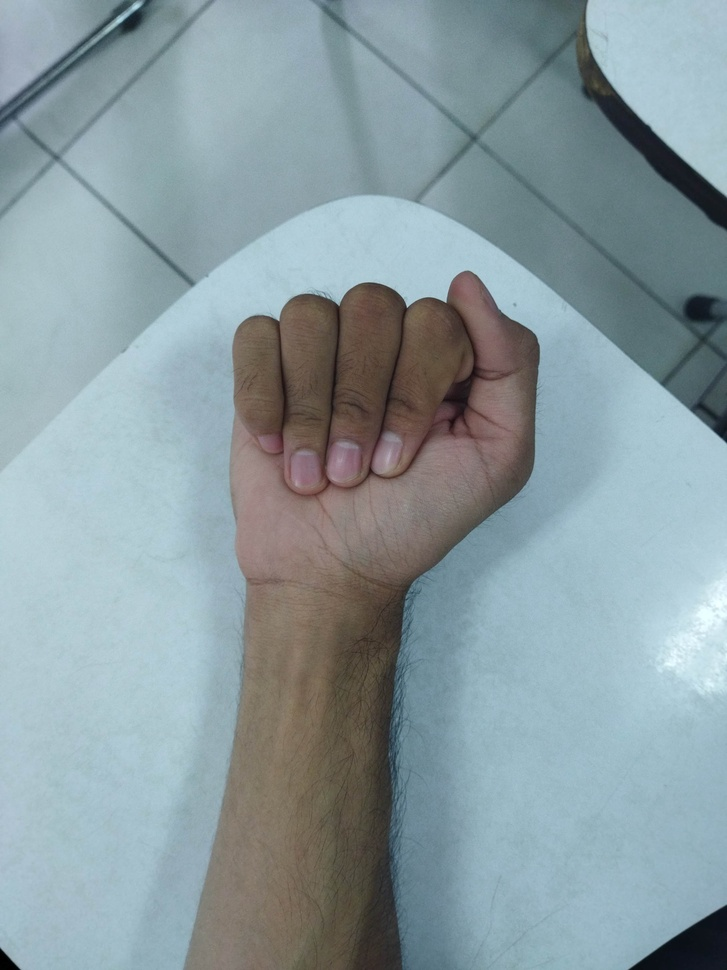
#> input picture data/A/1730169170856.jpg, 727 x 970 px, shrunk from 3000 x 4000 before the run; its folder holds only this picture in this run
$ jupyter execute extractfeature.ipynb
#> lines starting #> are read from the running program, lines starting #| are printed output that depends on the picture; after the words box and inside, x2 and y2 are one past the last pixel; in counts of white or black regions, pixels touching at a corner belong together
[cell 1]
import cv2
import numpy as np
import csv
import os

[cell 2]
#folder data
base_folder = "data"
subfolders = ["A", "M"]

[cell 3]
#menyiapkan file csv untuk menyimpan fitur
with open('geometric_feature.csv', mode='w', newline='') as file:
    writer = csv.writer(file)
    writer.writerow(['Label', 'Area', 'Parameter', 'Aspect Ratio', 'Solidity', 'Eccentricity'])

    #iterasi melalui setiap folder dan gambar
    for folder in subfolders:
        folder_path = os.path.join(base_folder, folder)

        for image_name in os.listdir(folder_path):
            image_path = os.path.join(folder_path, image_name)

            #membaca gambar dalam format BGR
            image = cv2.imread(image_path)
#> image is the input picture: shape (970, 727, 3); mean B, G, R 160.4, 155.3, 138.3
            if image is None:
                continue

            #konversi ke grayscale
            gray = cv2.cvtColor(image, cv2.COLOR_BGR2GRAY)
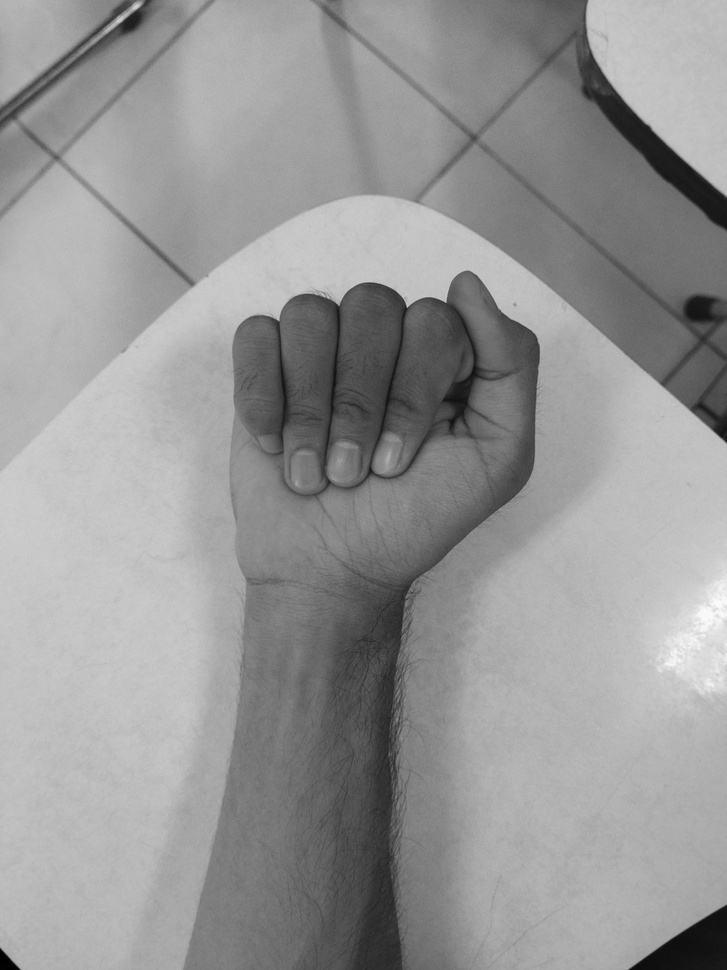
#> gray: shape (970, 727); min 0, max 251, mean 150.8

            #pra pemrosesan gambar
            blurred = cv2.GaussianBlur(gray, (5, 5), 0)
            _, thresh = cv2.threshold(blurred, 127, 255, cv2.THRESH_BINARY)
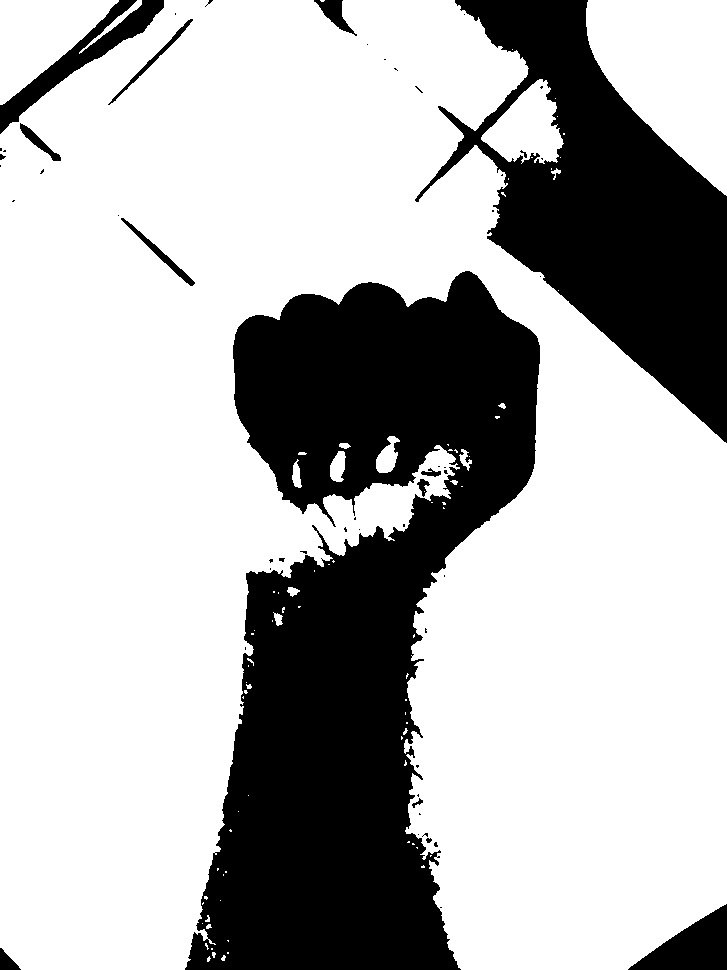
#> thresh: shape (970, 727); 70.6% white; 54 black regions (39 under 20 px)

            #mendeteksi kontur
            contours, _ = cv2.findContours(thresh, cv2.RETR_EXTERNAL, cv2.CHAIN_APPROX_SIMPLE)
#> contours = 84 contours, 70 with area under 20; largest, box (x1, y1, x2, y2) and area: (0, 0, 727, 970) 465102, (586, 0, 727, 196) 18016, (0, 0, 119, 105) 6648, (481, 79, 564, 164) 3922, (376, 436, 400, 473) 470
            if not contours or len(contours) == 0:
                continue

            largest_contour = max(contours, key=cv2.contourArea)
#> largest_contour = contour of 2135 points, box (x1, y1, x2, y2) (0, 0, 727, 970), area 465102

            # Pastikan kontur memiliki cukup titik untuk fitting ellipse
            if len(largest_contour) < 5:
                continue

            #ekstraksi fitur geometri
            area = cv2.contourArea(largest_contour)
#> area = 465102
            perimeter = cv2.arcLength(largest_contour, True)
#> perimeter = 6592.1
            hull = cv2.convexHull(largest_contour)
#> hull = contour of 20 points, box (x1, y1, x2, y2) (0, 0, 727, 970), area 636756
            x, y, w, h = cv2.boundingRect(largest_contour)
#> x = 0; y = 0; w = 727; h = 970
            aspect_ratio = float(w) / h if h != 0 else 0
#> aspect_ratio = 0.749
            hull_area = cv2.contourArea(hull)
#> hull_area = 636756.5
            solidity = float(area) / hull_area if hull_area != 0 else 0
#> solidity = 0.73

            try:
                (x, y), (MA, ma), angle = cv2.fitEllipse(largest_contour)
#> x = 346.4; y = 476.4; MA = 639.8; ma = 971.3; angle = 159.2
                # Pastikan MA (major axis) lebih besar dari ma (minor axis)
                if MA > ma and MA != 0:
                    # Rumus eccentricity yang benar untuk ellipse
                    eccentricity = np.sqrt(1 - (ma/MA)**2)
                else:
                    eccentricity = 0
            except:
                eccentricity = 0

            #menambahkan label berdasarkan folder
            label = folder
            features = [label, area, perimeter, aspect_ratio, solidity, eccentricity]
#> features = ['A', 465102, 6592.1, 0.749, 0.73, 0]
            writer.writerow(features)
#> pass 2 of the loop `for folder in subfolders:`:
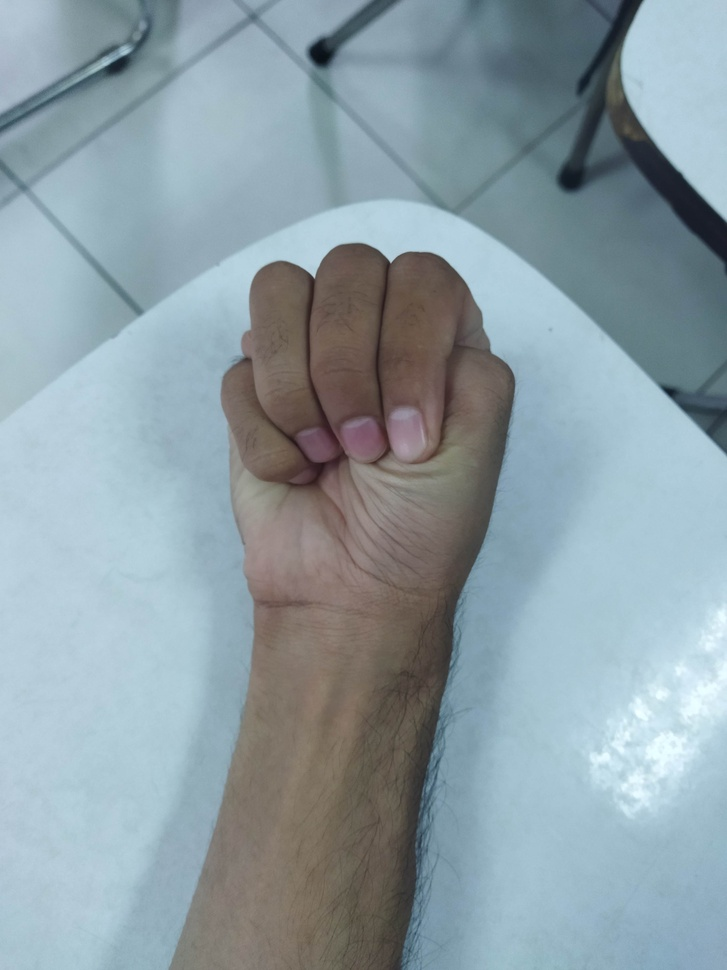
#> input picture data/M/1730169170835.jpg, 727 x 970 px, shrunk from 3000 x 4000 before the run
#> image is the input picture: shape (970, 727, 3); mean B, G, R 165.3, 157.9, 141.2
#> `gray = cv2.cvtColor(image, cv2.COLOR_BGR2GRAY)`:
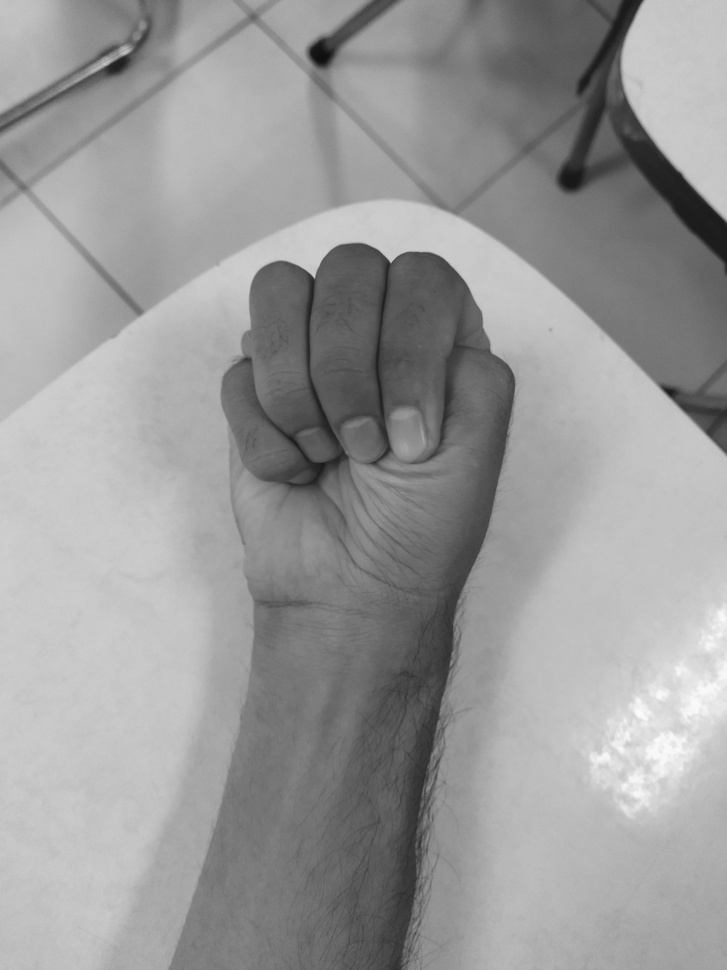
#> gray: shape (970, 727); min 14, max 251, mean 153.8
#> `_, thresh = cv2.threshold(blurred, 127, 255, cv2.THRESH_BINARY)`:
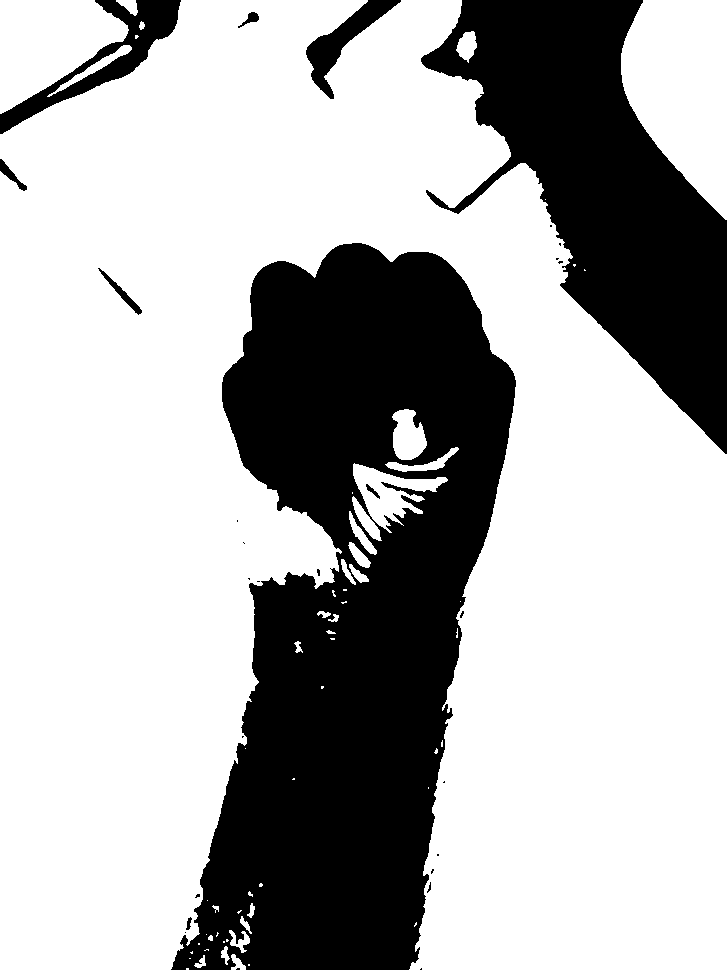
#> thresh: shape (970, 727); 68.8% white; 28 black regions (19 under 20 px)
#> contours = 59 contours, 35 with area under 20; largest, box (x1, y1, x2, y2) and area: (0, 0, 727, 970) 449019, (621, 0, 727, 220) 16390, (0, 0, 129, 114) 9034, (353, 463, 448, 533) 2492, (392, 409, 427, 460) 1218
#> largest_contour = contour of 1611 points, box (x1, y1, x2, y2) (0, 0, 727, 970), area 449019
#> area = 449019
#> perimeter = 5861
#> hull = [[461, 0], [726, 454], [726, 969], [0, 969], [0, 134], [181, 0]]
#> `x, y, w, h = cv2.boundingRect(largest_contour)`: x = 0
#> hull_area = 631212
#> solidity = 0.711
#> `(x, y), (MA, ma), angle = cv2.fitEllipse(largest_contour)`: x = 295.9; y = 436.9; MA = 577.5; ma = 899; angle = 174.5
#> features = ['M', 449019, 5861, 0.749, 0.711, 0]

print("Ekstraksi Fitur Geometri sudah selesai dan disimpan di file 'geometric_feature.csv'")
